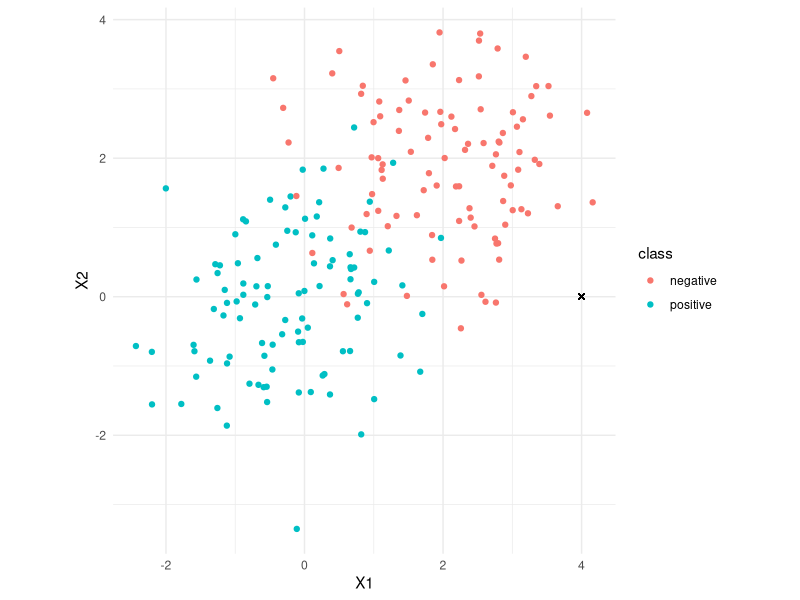
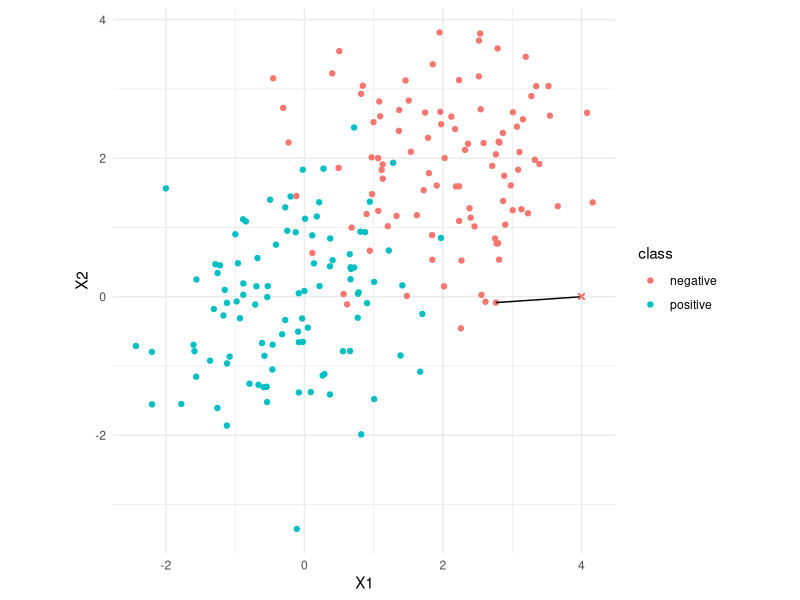
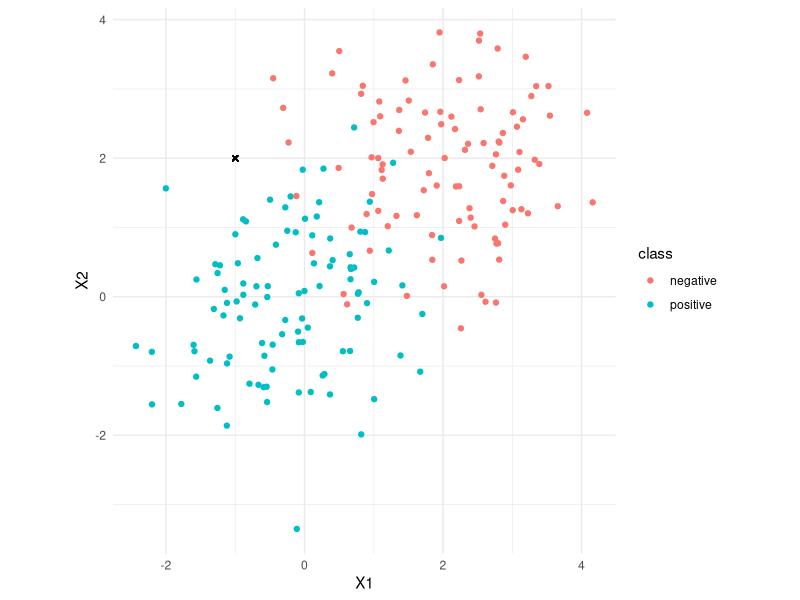
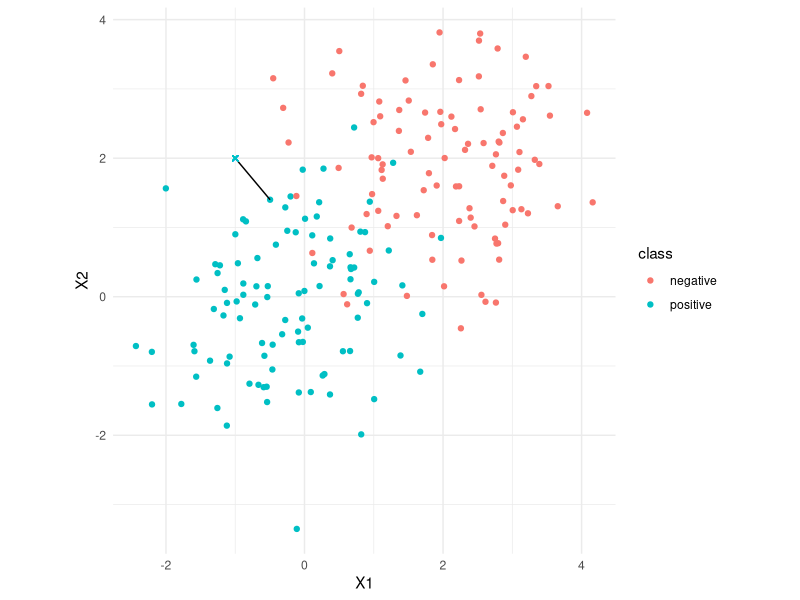
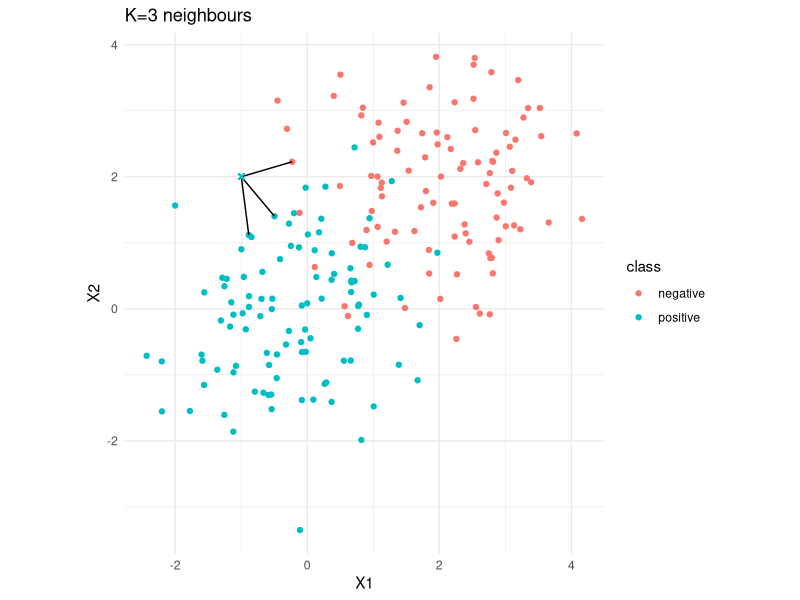
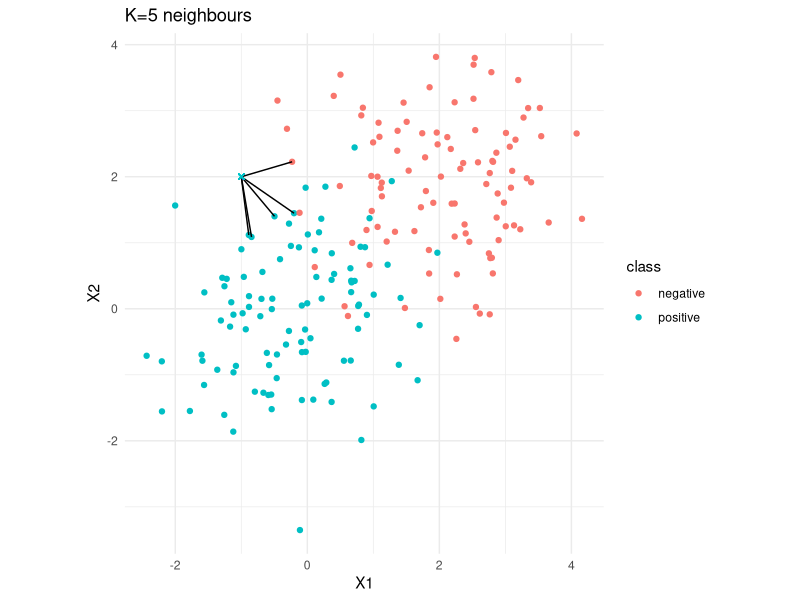
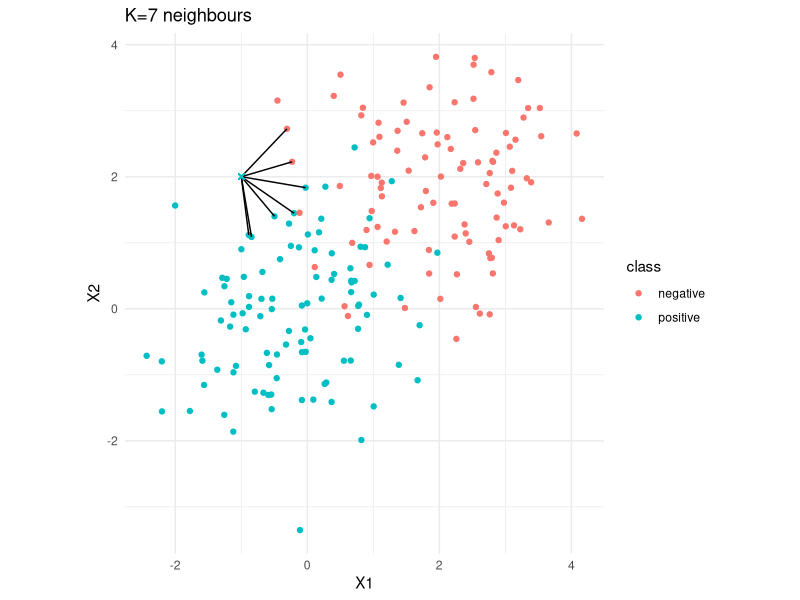
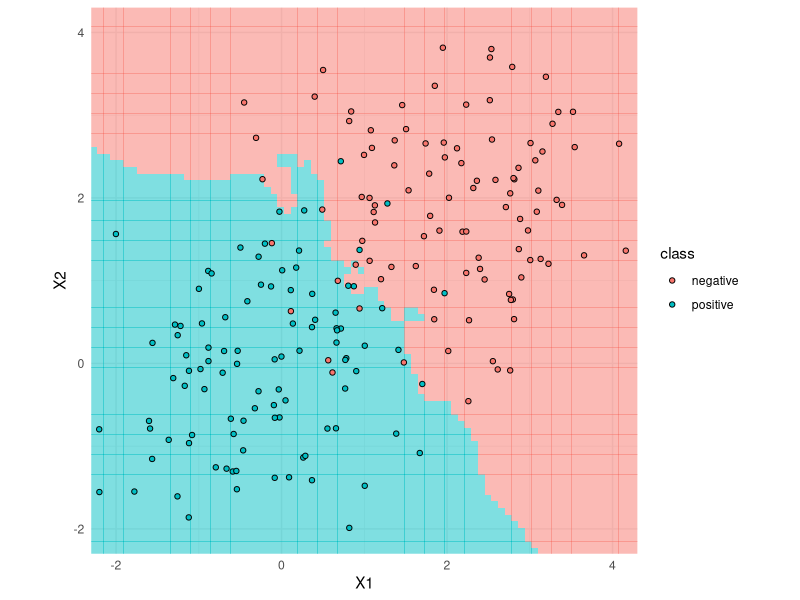

These figures' R source, in order:
## ----setup, include=FALSE-----------------------------------------------------
library(knitr)
hook_output = knit_hooks$get('output')
knit_hooks$set(output = function(x, options) {
  # this hook is used only when the linewidth option is not NULL
  if (!is.null(n <- options$linewidth)) {
    x = knitr:::split_lines(x)
    # any lines wider than n should be wrapped
    if (any(nchar(x) > n)) x = strwrap(x, width = n)
    x = paste(x, collapse = '\n')
  }
  hook_output(x, options)
})

knitr::opts_chunk$set(cache = FALSE, message = FALSE,
                      linewidth = 50)


## ----simulation, echo = FALSE-------------------------------------------------
set.seed(2010)

library(tidyverse)
library(mvtnorm)
library(scales)

n <- 100
mu1 <- c(0, 0)
mu2 <- c(2, 2)

class1 <- rmvnorm(n, mean = mu1)
class2 <- rmvnorm(n, mean = mu2)

colnames(class1) <- colnames(class2) <- c("X1", "X2")

dataset <- bind_rows(
    as_tibble(class1) |> mutate(class = "positive"),
    as_tibble(class2) |> mutate(class = "negative")
)

base_plot <- ggplot(dataset, aes(X1, X2)) +
    geom_point(aes(colour = class)) +
    theme_minimal() + 
    coord_fixed()

# Record colours for future use
col_pal <- hue_pal()(2)


## ----echo = FALSE-------------------------------------------------------------
# 1. (4, 0)
new_point <- c(4, 0)

base_plot +
    geom_point(x = new_point[1], 
               y = new_point[2], 
               shape = 4)


## ----echo = FALSE-------------------------------------------------------------
nhbd_data <- dataset |> 
    mutate(dist = sqrt((X1 - new_point[1])^2 + (X2 - new_point[2])^2)) |> 
    slice_min(dist, n = 1)

base_plot +
    geom_segment(data = nhbd_data,
                 xend = new_point[1], 
                 yend = new_point[2]) +
    geom_point(x = new_point[1], 
               y = new_point[2], 
               shape = 4, 
               colour = col_pal[1])


## ----echo = FALSE-------------------------------------------------------------
# 2. (-1, 2)
new_point <- c(-1, 2)

base_plot +
    geom_point(x = new_point[1], 
               y = new_point[2], 
               shape = 4)


## ----echo = FALSE-------------------------------------------------------------
nhbd_data <- dataset |> 
    mutate(dist = sqrt((X1 - new_point[1])^2 + (X2 - new_point[2])^2)) |> 
    slice_min(dist, n = 1)

base_plot +
    geom_segment(data = nhbd_data,
                 xend = new_point[1], 
                 yend = new_point[2]) +
    geom_point(x = new_point[1], 
               y = new_point[2], 
               shape = 4, 
               colour = col_pal[2])


## ----echo = FALSE-------------------------------------------------------------
# Repeat with K=3 neighbours
nhbd_data <- dataset |> 
    mutate(dist = sqrt((X1 - new_point[1])^2 + (X2 - new_point[2])^2)) |> 
    slice_min(dist, n = 3)

base_plot +
    geom_segment(data = nhbd_data,
                 xend = new_point[1], 
                 yend = new_point[2]) +
    geom_point(x = new_point[1], 
               y = new_point[2], 
               shape = 4, 
               colour = col_pal[2]) +
    labs(title = "K=3 neighbours")


## ----echo = FALSE-------------------------------------------------------------
# Repeat with K=5 neighbours
nhbd_data <- dataset |> 
    mutate(dist = sqrt((X1 - new_point[1])^2 + (X2 - new_point[2])^2)) |> 
    slice_min(dist, n = 5)

base_plot +
    geom_segment(data = nhbd_data,
                 xend = new_point[1], 
                 yend = new_point[2]) +
    geom_point(x = new_point[1], 
               y = new_point[2], 
               shape = 4, 
               colour = col_pal[2]) +
    labs(title = "K=5 neighbours")


## ----echo = FALSE-------------------------------------------------------------
# Repeat with K=7 neighbours
nhbd_data <- dataset |> 
    mutate(dist = sqrt((X1 - new_point[1])^2 + (X2 - new_point[2])^2)) |> 
    slice_min(dist, n = 7)

base_plot +
    geom_segment(data = nhbd_data,
                 xend = new_point[1], 
                 yend = new_point[2]) +
    geom_point(x = new_point[1], 
               y = new_point[2], 
               shape = 4, 
               colour = col_pal[2]) +
    labs(title = "K=7 neighbours")


## ----echo = FALSE-------------------------------------------------------------
library(class)
new_data <- expand_grid(X1 = seq(-3, 5, length.out = 100),
                        X2 = seq(-3, 5, length.out = 100))

fit <- knn(select(dataset, -class), 
           new_data, pull(dataset, class), 
           k = 5, prob = FALSE)

new_data |> 
    mutate(class = fit) |> 
    ggplot(aes(X1, X2, colour = class)) +
    geom_point(alpha = 0.5, size = 2, 
               show.legend = FALSE, 
               shape = 15) + 
    geom_point(data = dataset, 
               aes(fill = class), 
               shape = 21, 
               colour = "black") + 
    coord_fixed(xlim = c(-2, 4),
                ylim = c(-2, 4)) +
    theme_minimal()


## ----echo = FALSE-------------------------------------------------------------
library(cowplot)

fit1 <- knn(select(dataset, -class), 
           new_data, pull(dataset, class), 
           k = 1, prob = FALSE)

fit2 <- knn(select(dataset, -class), 
           new_data, pull(dataset, class), 
           k = 9, prob = FALSE)

plot1 <- new_data |> 
    mutate(class = fit1) |> 
    ggplot(aes(X1, X2, colour = class)) +
    geom_point(alpha = 0.5, size = 2, 
               show.legend = FALSE, 
               shape = 15) + 
    geom_point(data = dataset, 
               aes(fill = class), 
               shape = 21, 
               colour = "black",
               show.legend = FALSE) + 
    coord_fixed(xlim = c(-2, 4),
                ylim = c(-2, 4)) +
    theme_minimal()

plot2 <- new_data |> 
    mutate(class = fit2) |> 
    ggplot(aes(X1, X2, colour = class)) +
    geom_point(alpha = 0.5, size = 2, 
               show.legend = FALSE, 
               shape = 15) + 
    geom_point(data = dataset, 
               aes(fill = class), 
               shape = 21, 
               colour = "black",
               show.legend = FALSE) + 
    coord_fixed(xlim = c(-2, 4),
                ylim = c(-2, 4)) +
    theme_minimal()

plot_grid(plot1, plot2, ncol = 2, 
          labels = c("K=1", "K=9"))

